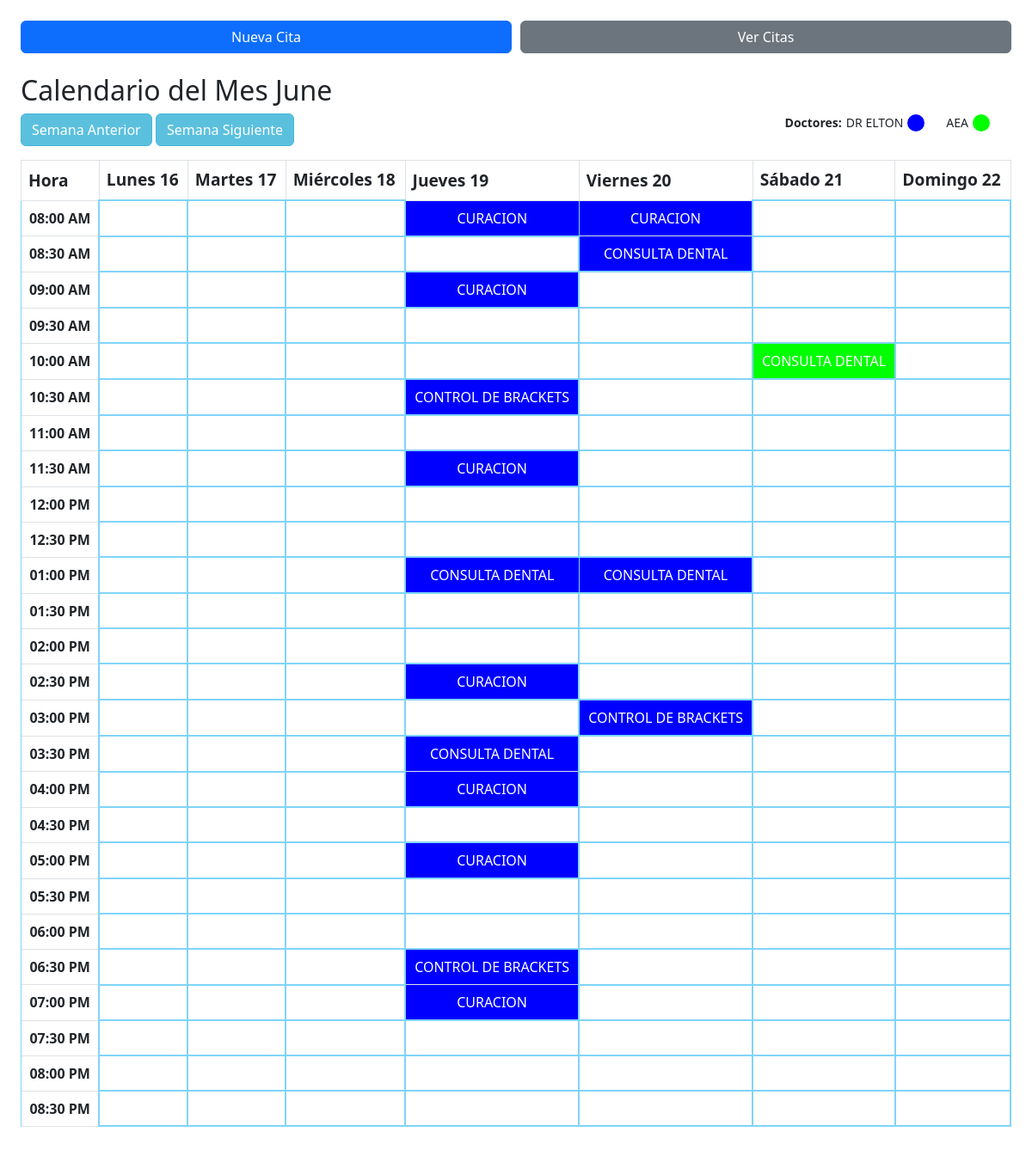
Screenshot of /ver_citas with the database file from the repository.
### tables this page shows
CREATE TABLE doctores (
    id INTEGER PRIMARY KEY AUTOINCREMENT,
    doctores TEXT NOT NULL
, color TEXT);

CREATE TABLE citas (
        id INTEGER PRIMARY KEY AUTOINCREMENT,
        Paciente TEXT,
        Motivo TEXT,
        Celular TEXT,
        Fecha TEXT,
        Hora TEXT,
        Doctor TEXT,
        Asistencia TEXT
    );

### app.py (the view, shortened to what this page needs)
@app.route("/ver_citas", methods=["GET", "POST"])
def ver_citas():
    hoy = date.today()
    if 'start_of_week' not in session:
        start_of_week = hoy - timedelta(days=hoy.weekday())  # Lunes de esta semana
        end_of_week = start_of_week + timedelta(days=6)     # Domingo de esta semana
    else:
        start_of_week = session['start_of_week']
        end_of_week = session['end_of_week']
    if isinstance(start_of_week, str):
        start_of_week = datetime.strptime(start_of_week, "%a, %d %b %Y %H:%M:%S GMT").date()
    if isinstance(end_of_week, str):
        end_of_week = datetime.strptime(end_of_week, "%a, %d %b %Y %H:%M:%S GMT").date()
    session['start_of_week'] = start_of_week
    session['end_of_week'] = end_of_week
    conn = get_db_connection()
    filas = conn.execute(
        "SELECT citas.id, citas.Fecha, citas.Hora, citas.Motivo, citas.Celular, citas.Doctor, citas.Paciente, doctores.color "
        "FROM citas "
        "JOIN doctores ON citas.Doctor = doctores.doctores "
        "WHERE citas.Fecha BETWEEN ? AND ?",
        (start_of_week, end_of_week)
    ).fetchall()
    total_doctores = conn.execute("SELECT COUNT(*) FROM doctores").fetchone()[0]
    doctores_leyenda = dict(conn.execute("SELECT doctores, color FROM doctores").fetchall())
    conn.close()
    ocupadas = {}
    doctores = {}
    for c in filas:
        fecha = c["Fecha"]
        hora_orig = c["Hora"]
        try:
            hora_obj = datetime.strptime(hora_orig, "%I:%M %p")
        except ValueError:
            hora_obj = datetime.strptime(hora_orig, "%H:%M")
        hora_fmt = hora_obj.strftime("%H:%M")
        key = (fecha, hora_fmt)
        color_lower = c["color"].lower()
        if color_lower == "rojo":
            color_class = "doctor-rojo"
        elif color_lower == "azul":
            color_class = "doctor-azul"
        elif color_lower == "verde":
            color_class = "doctor-verde"
        elif color_lower == "rosado":
            color_class = "doctor-rosado"
        elif color_lower == "naranja":
            color_class = "doctor-naranja"
        else:
            color_class = "doctor-default"
        ocupadas.setdefault(key, []).append({
            "id": c["id"],
            "paciente": c["Paciente"],
            "motivo": c["Motivo"],
            "celular": c["Celular"],
            "doctor": c["Doctor"],
            "fecha": fecha,
            "hora": hora_fmt,
            "hora_original": hora_orig,
            "color_class": color_class
        })
        doctores[c["Doctor"]] = c["color"]
    mostrar_leyenda = (total_doctores >= 2)
    conn = get_db_connection()
    pacientes = conn.execute("SELECT DISTINCT nombre FROM historia_clinica ORDER BY nombre").fetchall()
    doctores = conn.execute("SELECT id, doctores FROM doctores").fetchall()
    motivos = conn.execute("SELECT id, descripcion FROM motivoconsulta").fetchall()
    conn.close()
    hoy = date.today().isoformat()
    return render_template(
        "ver_citas.html",
        start_of_week=start_of_week,
        end_of_week=end_of_week,
        ocupadas=ocupadas,
        doctores=doctores,
        doctores_leyenda=doctores_leyenda,
        mostrar_leyenda=mostrar_leyenda,
        pacientes=pacientes,
        motivos=motivos,
        hoy=hoy,
        timedelta=timedelta
    )

### app.py (called while the page is built)
def get_db_connection():
    conn = sqlite3.connect(RUTA_DB)
    conn.row_factory = sqlite3.Row
    return conn

### templates/ver_citas.html (shortened to what this page needs)
{% extends "layout.html" %}
{% block content %}
  <h2>Calendario del Mes {{ start_of_week.strftime('%B') }}</h2>
  {% if mostrar_leyenda %}
  <div class="doctor-legend" style="float: right; margin-left: 20px;">
    <strong>Doctores:</strong>
    {% for doctor, color in doctores_leyenda.items() %}
      <span class="legend-item">
        {{ doctor }}
        {% if color == "Verde" %}
          <span class="doctor-icon doctor-verde"></span>
        {% elif color == "Azul" %}
          <span class="doctor-icon doctor-azul"></span>
        {% elif color == "Naranja" %}
          <span class="doctor-icon doctor-naranja"></span>
        {% elif color == "Morado" %}
          <span class="doctor-icon doctor-morado"></span>
        {% elif color == "Magenta" %}
          <span class="doctor-icon doctor-magenta"></span>
        {% else %}
          <span class="doctor-icon doctor-default"></span>
        {% endif %}
      </span>
    {% endfor %}
  </div>
  {% endif %}
  <form method="POST" class="mb-3">
    <button type="submit" name="action" value="prev" class="btn btn-celeste">Semana Anterior</button>
    <button type="submit" name="action" value="next" class="btn btn-celeste">Semana Siguiente</button>
  </form>
  <link rel="stylesheet" href="{{ url_for('static', filename='css/ver_citas.css') }}">
  <table class="table table-bordered">
    <thead>
      <tr>
        <th style="font-weight: bold; font-size: 1.2rem;">Hora</th>
        {% set dias = ["Lunes", "Martes", "Miércoles", "Jueves", "Viernes", "Sábado", "Domingo"] %}
        {% for i in range(7) %}
          {% set current_day = start_of_week + timedelta(days=i) %}
          <th style="font-weight: bold; font-size: 1.2rem;">
            {{ dias[current_day.weekday()] }} {{ current_day.day }}
          </th>
        {% endfor %}
      </tr>
    </thead>
    <tbody>
      {% for hour in range(8,21) %}
        {% for minute in ['00','30'] %}
          <tr>
            <td>
              {% set ampm = "AM" if hour < 12 else "PM" %}
              {% set display_hour = hour if hour <= 12 else hour-12 %}
              {{ '%02d:%s %s' % (display_hour, minute, ampm) }}
            </td>
            {% for i in range(7) %}
              {% set fecha = (start_of_week + timedelta(days=i)).strftime('%Y-%m-%d') %}
              {% set display_hour = hour if hour <= 12 else hour-12 %}
              {% set ampm = "AM" if hour < 12 else "PM" %}
              {% set hora_formateada = '%02d:%s %s' % (display_hour, minute, ampm) %}
              {% set hora_str = '{:02d}:{}'.format(hour, minute) %}
              {% set lista = ocupadas.get((fecha, hora_str), []) %}
              {% if lista|length > 1 %}
                <td class="multiple text-dark"
                    data-citas='{{ lista|tojson }}'
                    style="background-color: red; cursor:pointer; text-align:center;">
                  OCUPADO
                </td>
              {% elif lista|length == 1 %}
                {% set c = lista[0] %}
                <td class="ocupada text-white {{ c.color_class }}"
                    data-id="{{ c.id }}"
                    data-fecha="{{ c.fecha }}"
                    data-hora="{{ c.hora }}"
                    data-hora-original="{{ c.hora_original }}"
                    data-paciente="{{ c.paciente }}"
                    data-motivo="{{ c.motivo }}"
                    data-celular="{{ c.celular }}"
                    data-doctor="{{ c.doctor }}"
                    style="cursor:pointer; text-align:center;">
                  {{ c.motivo }}
                </td>
              {% else %}
                <td data-fecha="{{ fecha }}" data-hora="{{ hora_formateada }}"></td>
              {% endif %}
            {% endfor %}
          </tr>
        {% endfor %}
      {% endfor %}
    </tbody>
  </table>
{% endblock %}

### templates/layout.html (shortened to what this page needs)
<!DOCTYPE html>
<html lang="es">
  <head>
    <link href="https://cdn.jsdelivr.net/npm/bootstrap@5.3.0/dist/css/bootstrap.min.css" rel="stylesheet">
  </head>
  <body class="p-4">
    <nav class="mb-4">
      <div class="nav-buttons">
        <a href="{{ url_for('nueva_cita') }}" class="btn btn-primary w-100 w-sm-auto">Nueva Cita</a>
        <a href="{{ url_for('ver_citas') }}" class="btn btn-secondary w-100 w-sm-auto">Ver Citas</a>
      </div>
    </nav>
    {% block content %}{% endblock %}
  </body>
</html>

### static/css/ver_citas.css (style rules this page uses)
.doctor-verde { background-color: #00FF00 !important; }
.doctor-azul { background-color: #0000FF !important; }
.doctor-legend { font-size: 14px; margin-bottom: 20px; display: flex; flex-wrap: wrap; justify-content: flex-end; }
.legend-item { display: flex; align-items: center; margin-right: 15px; margin-bottom: 10px; }
.doctor-icon { width: 20px; height: 20px; margin-left: 5px; border-radius: 50%; }
table th { font-weight: bold; font-size: 1.2rem; }
table td { text-align: center; }
table tbody td:first-child { font-weight: bold; }
.btn-celeste { background-color: #5bc0de; border-color: #46b8da; color: white; }
table td { text-align: center; border: 6px solid #81d4fa; transition: box-shadow 0.2s ease, background-color 0.2s ease; }
table td:empty { border: 2px solid #81d4fa; }

### templates/layout.html (style rules this page uses)
.nav-buttons { display: flex; justify-content: space-between; gap: 10px; }

### rows the page displays
doctores: doctores "DR ELTON", color "Azul" (drawn)
doctores: doctores "AEA", color "Verde" (drawn)
citas: motivo "CURACION"
citas: motivo "CURACION"
citas: motivo "CONSULTA DENTAL"
citas: motivo "CURACION"
citas: motivo "CONSULTA DENTAL"
citas: motivo "CONTROL DE BRACKETS"
citas: motivo "CURACION"
citas: motivo "CONSULTA DENTAL"
citas: motivo "CONSULTA DENTAL"
citas: motivo "CURACION"
citas: motivo "CONTROL DE BRACKETS"
citas: motivo "CONSULTA DENTAL"
citas: motivo "CURACION"
citas: motivo "CURACION"
citas: motivo "CONTROL DE BRACKETS"
citas: motivo "CURACION"

### other values shown
{{ start_of_week.strftime('%B') }} "June"
{{ dias[current_day.weekday()] }} "Lunes" "Martes" "Miércoles" "Jueves" "Viernes" "Sábado" "Domingo"
{{ current_day.day }} "16" "17" "18" "19" "20" "21" "22"
{{ '%02d:%s %s' % (display_hour, minute, ampm) }} "08:00 AM" "08:30 AM" "09:00 AM" "09:30 AM" "10:00 AM" "10:30 AM" "11:00 AM" "11:30 AM" "12:00 PM" "12:30 PM" "01:00 PM" "01:30 PM" "02:00 PM" "02:30 PM" "03:00 PM" "03:30 PM" "04:00 PM" "04:30 PM" "05:00 PM" "05:30 PM" "06:00 PM" "06:30 PM" "07:00 PM" "07:30 PM" "08:00 PM" "08:30 PM"
